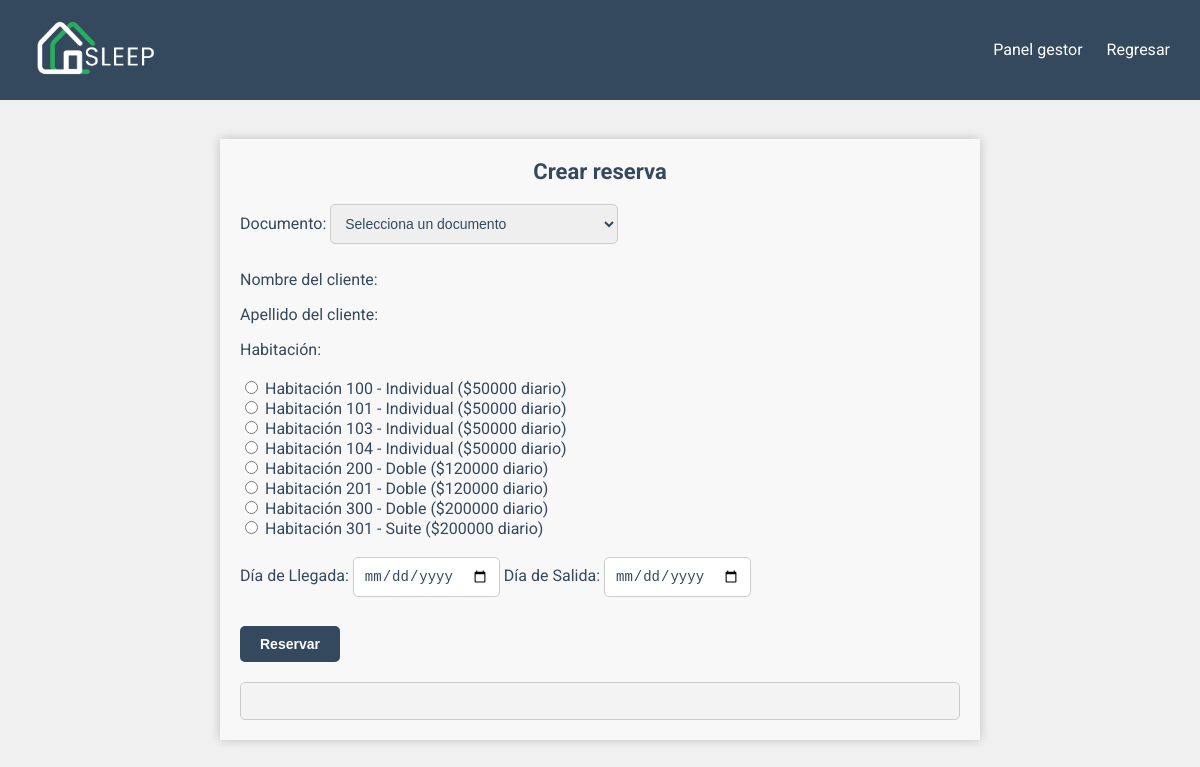
/pages/crear_reserva.php, run on the app's committed database.
### tables this page shows
CREATE TABLE `habitaciones` (
  `numero` int(11) NOT NULL,
  `tipo` varchar(15) NOT NULL,
  `estado` tinyint(1) NOT NULL,
  `descripcion` varchar(50) NOT NULL,
  `valor_diario` decimal(10,0) NOT NULL
);

### pages/crear_reserva.php (the view, shortened to what this page needs)
<?php
include '../conections/conection.php';
$sqlHabitacionesDisponibles = "SELECT numero, tipo, valor_diario FROM habitaciones WHERE estado = 0";
$resultHabitacionesDisponibles = $conn->query($sqlHabitacionesDisponibles);
?>
<!DOCTYPE html>
<html lang="en">
<head>
    <link rel="stylesheet" href="../assets/css/crear_reserva.css">
</head>
<body>
    <div class="container">
        <header>
            <div id="logo">
                <img src="../assets/img/logoclaro.png" alt="Logo del Hotel" width="135px" height="70px">
            </div>
            <nav>
                <ul class="ul-encabezados">
                    <li><a href="panel_gestor.php">Panel gestor</a></li>
                    <li><a href="reservas.php">Regresar</a></li>
                </ul>
            </nav>
        </header>
    </div>
    <br>
    <section>
        <div class="modulo-header">Crear reserva</div>
        <form action="crear_reserva.php" method="POST">
            <label for="documento">Documento:</label>
            <select id="documento" name="documento" required>
                <option value="">Selecciona un documento</option>
            </select>
            <br>
            <div id="nombreApellidoContainer">
                <p>Nombre del cliente: <span id="nombreCliente"></span></p>
                <p>Apellido del cliente: <span id="apellidoCliente"></span></p>
            </div>
            <label for="habitacion">Habitación:</label>
            <br>
            <br>
            <div>
                <?php
                while ($rowHabitacion = $resultHabitacionesDisponibles->fetch_assoc()) {
                    echo '<label>';
                    echo '<input type="radio" name="habitacion" value="' . $rowHabitacion['numero'] . '" required>';
                    echo ' Habitación ' . $rowHabitacion['numero'] . ' - ' . $rowHabitacion['tipo'] . ' ($' . $rowHabitacion['valor_diario'] . ' diario)';
                    echo '</label><br>';
                }
                ?>
            </div>
            <br>
            <label for="dia_llegada">Día de Llegada:</label>
            <input type="date" id="dia_llegada" name="dia_llegada" required>
            <label for="dia_salida">Día de Salida:</label>
            <input type="date" id="dia_salida" name="dia_salida" required>
            <br>
            <br>
            <button type="submit">Reservar</button>
        </form>
        <div class="reserva-mensaje">
        </div>
    </section>
</body>
</html>

### assets/css/crear_reserva.css (style rules this page uses)
body { font-family: 'Roboto', sans-serif; margin: 0; padding: 0; background-color: #f0f0f0; color: #34495e; }
header { background-color: #34495e; color: white; padding: 10px; display: flex; justify-content: space-between; align-items: center; }
ul.ul-encabezados { list-style-type: none; padding: 0; }
ul.ul-encabezados li { display: inline; margin-right: 20px; }
ul.ul-encabezados a { text-decoration: none; color: white; }
.modulo-header { text-align: center; color: #34495e; font-size: 22px; margin-bottom: 20px; font-weight: bold; }
label { margin-bottom: 5px; }
input[type="text"], input[type="date"], select { padding: 10px; margin-bottom: 10px; border: 1px solid #ccc; border-radius: 5px; font-size: 14px; transition: border-color 0.3s ease-in-out; color: #34495e; }
select { width: 40%; }
button[type="submit"] { background-color: #34495e; color: white; border: none; padding: 10px 20px; border-radius: 5px; cursor: pointer; font-size: 14px; font-weight: bold; transition: background-color 0.3s ease-in-out; }
#logo { margin-left: 20px; }
#logo img { max-width: 100%; height: auto; }
section { width: 60%; margin: 20px auto; padding: 20px; box-shadow: 0px 0px 10px rgba(0, 0, 0, 0.2); background-color: #f8f8f8; }
.reserva-mensaje { background-color: #f3f3f3; border-radius: 5px; text-align: center; font-weight: bold; padding: 10px; margin-top: 20px; border: 1px solid #ccc; color: #34495e; }

### data on the page
habitaciones: numero "100", tipo "Individual", valor_diario "50000"
habitaciones: numero "101", tipo "Individual", valor_diario "50000"
habitaciones: numero "103", tipo "Individual", valor_diario "50000"
habitaciones: numero "104", tipo "Individual", valor_diario "50000"
habitaciones: numero "200", tipo "Doble", valor_diario "120000"
habitaciones: numero "201", tipo "Doble", valor_diario "120000"
habitaciones: numero "300", tipo "Doble", valor_diario "200000"
habitaciones: numero "301", tipo "Suite", valor_diario "200000"
